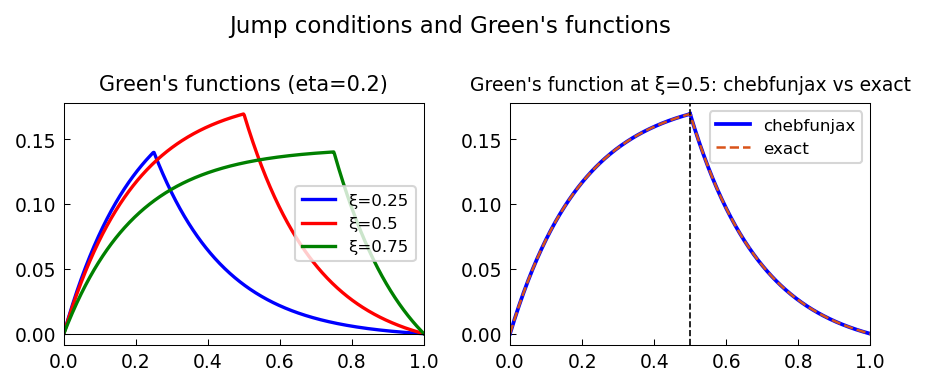

Write Python code to recreate this figure.
"""Jump conditions and Green functions.

Demonstrates computing a Green's function for the advection-diffusion operator
  eta u'' + u' = 0 on [0,1],  u(0) = u(1) = 0
via jump conditions at an interior point, yielding the exact Green's function.

Credit: Chebfun example ode-linear/JumpGreen.m (Nick Hale & Nick Trefethen, Jun 2019).
Original MATLAB Chebfun: Copyright 2017 by The University of Oxford and
The Chebfun Developers. See https://www.chebfun.org/ for Chebfun information.
"""
import os; os.environ.setdefault("XLA_PYTHON_CLIENT_PREALLOCATE", "false")

import matplotlib
matplotlib.use("Agg")
import matplotlib.pyplot as plt
import jax.numpy as jnp
import numpy as np
from scipy.optimize import brentq
import sys, os
sys.path.insert(0, os.path.join(os.path.dirname(__file__), '..', '..', 'src'))

import chebfunjax as cj
from chebfunjax.plotting import chebfun_style
chebfun_style()

from chebfunjax.operators.chebop import Chebop

def run():
    print("=" * 60)
    print("Jump conditions and Green functions")
    print("=" * 60)

    eta = 0.2
    dom = (0.0, 1.0)

    # Green's function for eta u'' + u' = delta(x - xi)
    # u(0) = u(1) = 0, u continuous at xi, u'(xi+) - u'(xi-) = 1/eta
    # Homogeneous solutions: c1 + c2 exp(-x/eta)
    # Left piece: u_L = A(1 - exp(-x/eta))  (satisfies u(0)=0)
    # Right piece: u_R = B(exp(-x/eta) - exp(-1/eta))  (satisfies u(1)=0)
    # Matching: u_L(xi) = u_R(xi)  and  u_R'(xi) - u_L'(xi) = 1/eta

    def green_func(x, xi, eta):
        """Exact Green's function for eta u'' + u' = delta(x-xi), u(0)=u(1)=0."""
        x = np.asarray(x, dtype=float)
        # From BVP theory: G(x, xi) is the unique solution
        e = np.exp(-1.0 / eta)
        # Green's function from variation of parameters:
        # G(x, xi) = phi_L(min(x,xi)) * phi_R(max(x,xi)) / W
        # where phi_L, phi_R are solutions satisfying left/right BCs
        phi_L = lambda t: 1.0 - np.exp(-t / eta)   # satisfies phi_L(0)=0
        phi_R = lambda t: np.exp(-t / eta) - e      # satisfies phi_R(1)=0
        # Wronskian W = phi_L' * phi_R - phi_L * phi_R' at any point
        # phi_L' = (1/eta) exp(-t/eta), phi_R' = -(1/eta) exp(-t/eta)
        # W(t) = (1/eta) exp(-t/eta) * (exp(-t/eta) - e) - (1-exp(-t/eta)) * (-(1/eta)exp(-t/eta))
        #       = (1/eta) exp(-t/eta) * (exp(-t/eta) - e + 1 - exp(-t/eta))
        #       = (1/eta) exp(-t/eta) * (1 - e)
        W = lambda t: (1.0/eta) * np.exp(-t/eta) * (1.0 - e)
        W_xi = W(xi)
        result = np.where(
            x <= xi,
            phi_L(x) * phi_R(xi) / W_xi,
            phi_L(xi) * phi_R(x) / W_xi,
        )
        return result

    # Test at xi = 0.5
    xi = 0.5
    x_plot = np.linspace(0.0, 1.0, 500)
    G = green_func(x_plot, xi, eta)

    print(f"\nGreen's function for eta={eta}, xi={xi}:")
    print(f"  G(0) = {G[0]:.2e}  (should be 0)")
    print(f"  G(1) = {G[-1]:.2e}  (should be 0)")
    print(f"  max G = {np.max(G):.6f}")
    assert abs(G[0]) < 1e-10
    assert abs(G[-1]) < 1e-10
    assert np.max(G) > 0

    # Verify: eta*G'' + G' = delta_xi by checking the residual away from xi
    # ODE should be satisfied: eta G'' + G' = 0 for x != xi
    # We solve with chebop: eta u'' + u' = 0 on each side
    def solve_left_right(xi_val):
        """Solve BVP with jump at xi_val."""
        # Green function is continuous at xi; set the shared boundary value exactly
        G_xi = float(green_func(xi_val, xi_val, eta))

        ul = Chebop(lambda x, u: eta * u.diff(2) + u.diff(), domain=(0.0, xi_val))
        ul.lbc = 0.0
        ul.rbc = G_xi
        u_l = ul.solve(0.0)

        ur = Chebop(lambda x, u: eta * u.diff(2) + u.diff(), domain=(xi_val, 1.0))
        ur.lbc = G_xi
        ur.rbc = 0.0
        u_r = ur.solve(0.0)
        return u_l, u_r

    print(f"\nVerify using chebfunjax on [0, {xi}] and [{xi}, 1]...")
    u_l, u_r = solve_left_right(xi)
    x_l = np.linspace(0.0, xi, 200)
    x_r = np.linspace(xi, 1.0, 200)
    u_l_vals = u_l(jnp.array(x_l, dtype=jnp.float64))
    u_r_vals = u_r(jnp.array(x_r, dtype=jnp.float64))
    err = np.max(np.abs(np.concatenate([u_l_vals, u_r_vals]) -
                        green_func(np.concatenate([x_l, x_r]), xi, eta)))
    print(f"  Max error vs exact Green's function: {err:.2e}")
    assert err < 1e-6

    # --- Plot -------------------------------------------------------
    _here = os.path.dirname(os.path.abspath(__file__))
    fig, axes = plt.subplots(1, 2)

    xi_vals = [0.25, 0.5, 0.75]
    colors = ['b', 'r', 'g']
    for xi_v, col in zip(xi_vals, colors):
        G_v = green_func(x_plot, xi_v, eta)
        axes[0].plot(x_plot, G_v, color=col, linewidth=1.6, label=f"ξ={xi_v}")
    axes[0].axhline(0, color='k', linewidth=0.5)
    axes[0].set_title(f"Green's functions (eta={eta})", fontsize=10)
    axes[0].legend(fontsize=8)

    axes[1].plot(x_l, u_l_vals, 'b', linewidth=1.8)
    axes[1].plot(x_r, u_r_vals, 'b', linewidth=1.8, label="chebfunjax")
    axes[1].plot(x_plot, green_func(x_plot, xi, eta), color='#D95319', linestyle='--', linewidth=1.2, label="exact")
    axes[1].axvline(xi, color='k', linestyle='--', linewidth=0.8)
    axes[1].set_title("Green's function at ξ=0.5: chebfunjax vs exact", fontsize=9)
    axes[1].legend(fontsize=8)

    fig.suptitle("Jump conditions and Green's functions", fontsize=11)
    fig.tight_layout()
    fig.savefig(os.path.join(_here, "jump_green.png"), dpi=150, bbox_inches="tight")
    plt.close(fig)

    print("\nAll assertions passed.")
    return True

if __name__ == "__main__":
    run()
